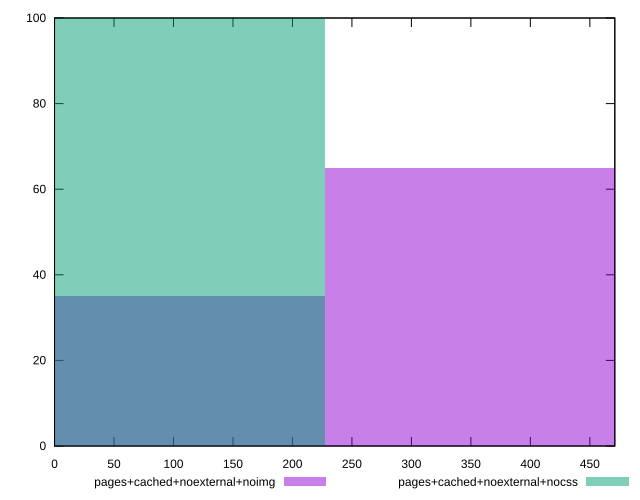

Here is the gnuplot script that generated this plot:
reset

$pagesCachedNoexternalNoimg <<EOF
0 35
455.0905587870967 65
EOF

$pagesCachedNoexternalNocss <<EOF
0 100
EOF

set key outside below
set boxwidth 455.0905587870967
set xrange [0:471]
set yrange [0:100]
set trange [0:100]
set style fill transparent solid 0.5 noborder
set terminal svg size 640, 500 enhanced background rgb 'white'
set output "reprap/render-blocking-resources/comparison/histogram/8_vs_9.svg"

plot $pagesCachedNoexternalNoimg title "pages+cached+noexternal+noimg" with boxes, \
     $pagesCachedNoexternalNocss title "pages+cached+noexternal+nocss" with boxes

reset
